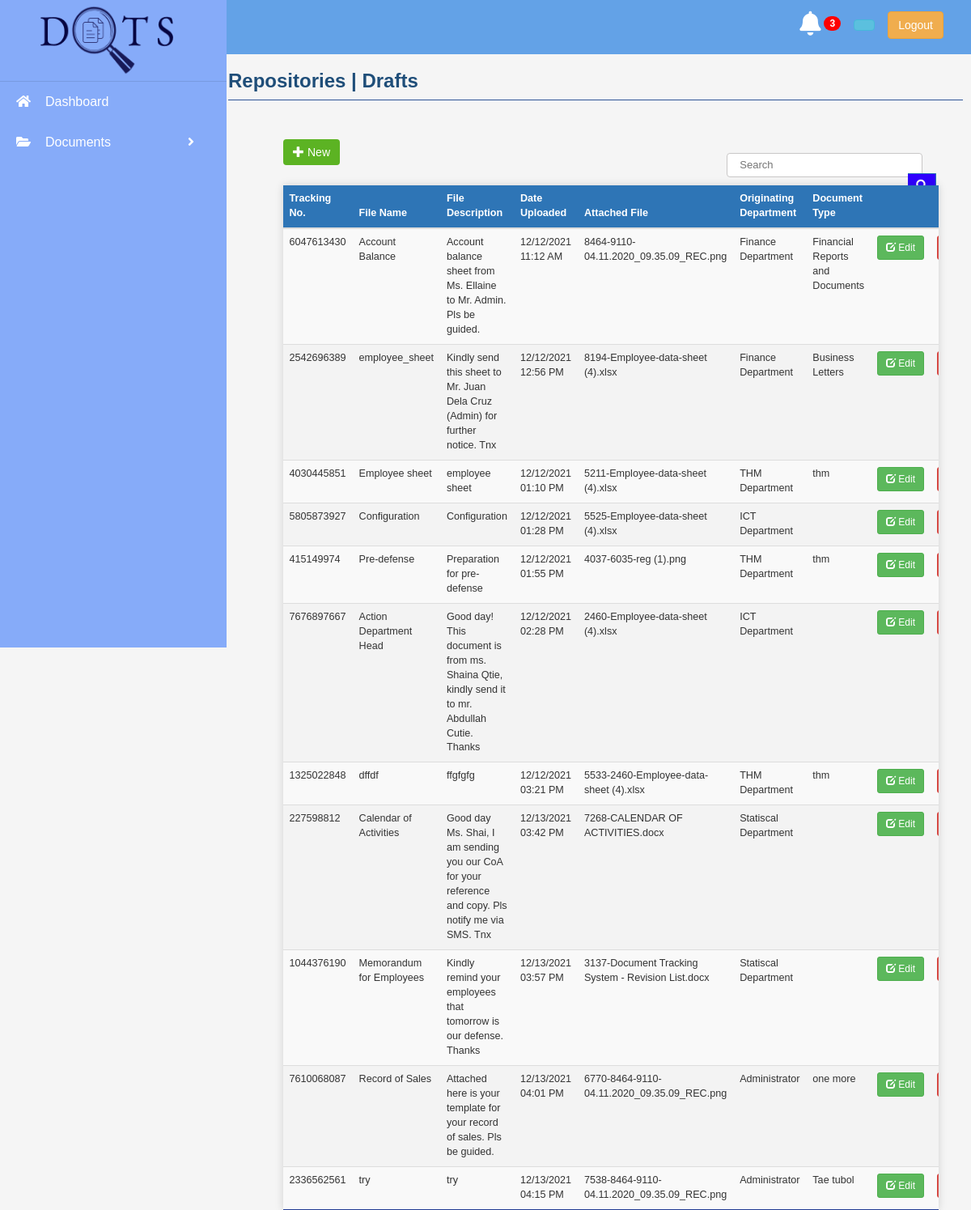
The page /view_files.php on the database as committed earlier.
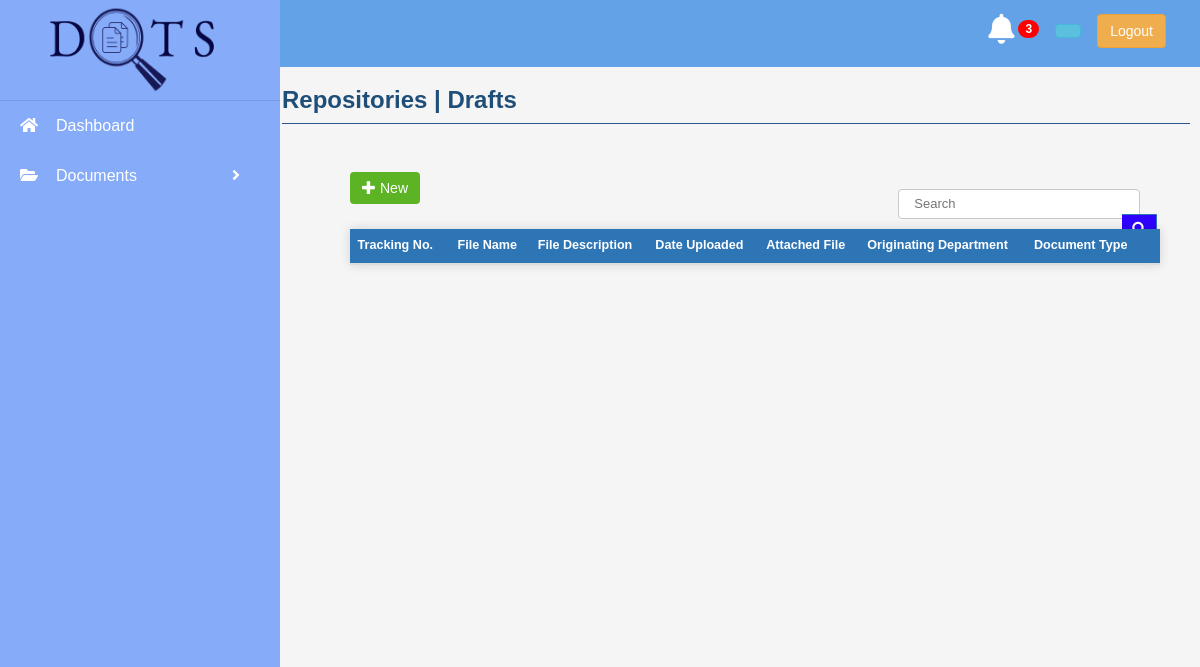
The same page on the database as committed later.
### tables this page shows
CREATE TABLE `file_upload` (
  `id` int(50) NOT NULL,
  `user` varchar(255) NOT NULL,
  `phone_number` varchar(255) NOT NULL,
  `tracking_no` text NOT NULL,
  `file_name` varchar(255) NOT NULL,
  `file_description` varchar(255) NOT NULL,
  `select_date` varchar(250) NOT NULL,
  `department` varchar(255) NOT NULL,
  `attach_file` varchar(255) NOT NULL,
  `type_document` varchar(255) NOT NULL,
  `routedTo` varchar(255) NOT NULL,
  `pleaseNote` varchar(255) NOT NULL,
  `forYour` varchar(255) NOT NULL,
  `status` varchar(255) NOT NULL
);

### view_files.php (the view, shortened to what this page needs)
<?php
 $firstname = $_SESSION['firstname'];
?>
<!DOCTYPE html>
<html lang="en" dir="ltr">
<head>
  <link rel="stylesheet" type="text/css" href="bootstrap/css/bootstrap.min.css">
  <link rel="stylesheet" type="text/css" href="datatable/dataTable.bootstrap.min.css">
  <link rel="stylesheet" href="https://cdnjs.cloudflare.com/ajax/libs/font-awesome/5.15.1/css/all.min.css">
  <link rel="stylesheet" href="https://maxcdn.bootstrapcdn.com/bootstrap/3.3.7/css/bootstrap.min.css">
  <link rel="stylesheet" href="https://cdn.datatables.net/1.10.25/css/dataTables.bootstrap4.min.css">
  <link rel="stylesheet" type="text/css" href="bootstrap/css/bootstrap.min.css">
  <link rel="stylesheet" type="text/css" href="datatable/dataTable.bootstrap.min.css">
</head>
<body>
      <div class="wrapper">
        <div class="topnav">
          <div class="container-fluid">
            <div class="navbar-header">
            <ul class="nav navbar-nav navbar-right">
              <a href="#" class="dropdown-toggle" data-toggle="dropdown">
                <span class="fas fa-bell fa-w" style="font-size:30px; color: #fff;"></span>
                <span class="badge badge-warning"style="margin-bottom: 15px; background: red;">3</span></a>
            <div class="dropdown navbar-right">
            <a class="btn btn-info dropdown-toggle" href="#" role="button" id="dropdownMenuLink" data-toggle="dropdown" aria-haspopup="true" aria-expanded="false"> <?php echo $firstname; ?>
              <a class="btn btn-warning" style="margin-right: 50px;" href="logout.php" role="button">Logout</a>
            </a>
          </ul>
            </div>
          </div>
          </div>
        </div>
      <div class="main-content">
        <div class="info">
          <h3><b>Repositories | Drafts</b></h3>
        </div>
      </div>
      <div class="wrapper">
      <div class="side-bar">
        <div class="imgcontainer">
                <img src="logo2.png" width="180px" height="100px;" class="img-fluid" alt="">
              </div>
              <div class="menu">
                <div class="item"><a href="navbar.php"><i class="fas fa-home"></i>Dashboard</a></div>
              <div class="item">
                  <a class="sub-btn"><i class="fas fa-folder-open"></i>Documents<i class="fas fa-angle-right dropdown"></i>
              </div>
              </div>
      </div>
    </div>
    <div class="container">
  <div class="row">
    <div class="col-lg-20 col-lg-offset-2">
      <div class="row">
        <a href="#addnew" data-toggle="modal" class="addMdl btn btn-primary"><span class="glyphicon glyphicon-plus"></span> New</a>
      </div>
      <div class="height40">
      <form>
        <input type="text" name="search" placeholder="Search">
        <button type="submit" name="btnSearch" ><i class="fa fa-search"></i></button>
      </form>
      </div>
    <div class="content-table">
      <div class="table-wrapper">
        <table class="table table-striped table-hover">
          <thead>
                        <th>Tracking No.</th>
                        <th>File Name</th>
                        <th>File Description</th>
                        <th>Date Uploaded</th>
                        <th>Attached File</th>
                        <th>Originating Department</th>
                        <th>Document Type</th>
                        <th colspan="2"></th>
          </thead>
          <tbody>
            <?php
              include_once('connection_db/connection.php');
              $sql = "SELECT * FROM file_upload";
              $query = $conn->query($sql);
              while($row = $query->fetch_assoc()){
                echo
                "<tr>
                  <td>".$row['tracking_no']."</td>
                  <td>".$row['file_name']."</td>
                  <td>".$row['file_description']."</td>
                  <td>".$row['select_date']."</td>
                  <td>".$row['attach_file']."</td>
                  <td>".$row['department']."</td>
                  <td>".$row['type_document']."</td>
                  <td>
                    <a href='#edit_".$row['id']."' class='btn btn-success btn-sm' data-toggle='modal'><span class='glyphicon glyphicon-edit'></span> Edit</a>
                  </td>
                  <td>
                    <a href='#delete_".$row['id']."' class='btn btn-danger btn-sm' data-toggle='modal'><span class='btnDelete glyphicon glyphicon-trash'></span> Delete</a>
                  </td>
                </tr>";
              }
            ?>
          </tbody>
        </table>
      </div>
    </div>
</body>
</html>
</body>

### view_files.php (style rules this page uses)
.topnav { background-color: #63A2E7; overflow: hidden; }
.container-fluid { padding: 14px; }
.container-fluid a { margin-left: 1px; margin-right: 15px; }
.navbar-header { float: right; }
.main-content .info { margin: 10px; margin-left: 23.5%; color: #1F4E79;; margin-top: 20px; margin-bottom: 15px; font-size: 12px; border-bottom: 1px solid #2F5597; }
.imgcontainer { margin-left: -17px; text-align: center; line-height: 20px; border-bottom: 1px solid rgb(0, 0, 0, 0.1); }
.container button[type=submit] { float: right; width: 5%; height: 30px; margin-top: -15px; margin-bottom: 10px; margin-right: 8px; padding: 2px; background: #2F00FF; color: white; border: 1px solid #2E75B6; border-left: none; border-radius: 0 1.2px; cursor: pointer; display: block; }
.container input[type="text"] { width: 35%; height: 30px; float: left; padding-left: 15px; border: 1.2px solid #C9C7C7; margin-top: -15px; margin-bottom: 10px; margin-left: 425px; font-size: 13px; border-radius: 4px; background-color: #transparent; display: block; }
.addMdl { margin-top: -1%; margin-left: -15%; background-color: #5CB323; border: none; }
.content-table { right: 4.5%; }
.height40 { bottom: -10px; }
button { padding: 0; border: none; font: inherit; color: inherit; background-color: transparent; cursor: pointer; }
* { margin: 0; padding: 0; box-sizing: border-box; font-family: 'Poppins', sans-serif; }
body { display: block; height: 100vh; justify-content: center; align-items: center; background: #86ABF9; }
.container { max-height: 500px; height: 70%; max-width: 75%; background: transparent; padding: 40px 50px; border-radius: 5px; margin-left: 300px; }
table.table tr th:first-child { width: 100px; }
.content-table { width: 90%; position: absolute; border-collapse: collapse; margin: 25px 0; font-size: 0.9em; min-width: 400px; border-radius: 0px 0px 0 0; overflow: hidden; box-shadow: 0 0 10px rgba(0, 0, 0, 0.15); }
.content-table thead, th { background-color: #2E75B6; color: #ffffff; text-align: left; font-weight: bold; }
.content-table th, .content-table td { padding: 12px 15px; }
.table { margin: auto; width: 100% !important; }
.container { max-height: 500px; height: 75%; max-width: 75%; background: transparent; padding: 40px 50px; border-radius: 5px; margin-left: 300px; position: relative; }
* { margin: 0; padding: 0; box-sizing: border-box; font-family: "Poppins", sans-serif; }
body { min-height: 100vh; background: #F5F5F5; background-size: cover; background-position: center; }
.wrapper .side-bar { position: fixed; left: 0; top: 0; width: 280px; height: 100vh; background: #86ABF9; position: fixed; }
.wrapper .side-bar .menu { width: 100%; margin-top: 0px; }
.wrapper .side-bar .menu .item { position: relative; cursor: pointer; }
.wrapper .side-bar .menu .item a { color: white ; font-size: 16px; text-decoration: none; display: block; padding: 5px 20px; line-height: 40px; }
.wrapper .side-bar .menu .item i { margin-right: 18px; }
.wrapper .side-bar .menu .item a .dropdown { position: absolute; right: 20px; margin: 20px; margin-top: 11px; transition: 0.2s ease; }
.wrapper .side-bar .menu .item .sub-menu a { padding-left: 55px; }
.content-table tbody tr:last-of-type { border-bottom: 1px solid #223C94; }
.content-table tbody tr:nth-of-type(even) { background-color: #f3f3f3; }

Rows that differ between the two databases and show on the page:
removed file_upload: tracking_no "6047613430", file_name "Account Balance", file_description "Account balance sheet from Ms. Ellaine to Mr. Admin. Pls be guided.", select_date "12/12/2021 11:12 AM", attach_file "8464-9110-04.11.2020_09.35.09_REC.png", department "Finance Department", type_document "Financial Reports and Documents"
removed file_upload: tracking_no "2542696389", file_name "employee_sheet", file_description "Kindly send this sheet to Mr. Juan Dela Cruz (Admin) for further notice. Tnx", select_date "12/12/2021 12:56 PM", attach_file "8194-Employee-data-sheet (4).xlsx", department "Finance Department", type_document "Business Letters"
removed file_upload: tracking_no "4030445851", file_name "Employee sheet", file_description "employee sheet", select_date "12/12/2021 01:10 PM", attach_file "5211-Employee-data-sheet (4).xlsx", department "THM Department", type_document "thm"
removed file_upload: tracking_no "5805873927", file_name "Configuration", file_description "Configuration", select_date "12/12/2021 01:28 PM", attach_file "5525-Employee-data-sheet (4).xlsx", department "ICT Department"
removed file_upload: tracking_no "415149974", file_name "Pre-defense", file_description "Preparation for pre-defense", select_date "12/12/2021 01:55 PM", attach_file "4037-6035-reg (1).png", department "THM Department", type_document "thm"
removed file_upload: tracking_no "7676897667", file_name "Action Department Head", file_description "Good day! This document is from ms. Shaina Qtie, kindly send it to mr. Abdullah Cutie. Thanks", select_date "12/12/2021 02:28 PM", attach_file "2460-Employee-data-sheet (4).xlsx", department "ICT Department"
removed file_upload: tracking_no "1325022848", file_name "dffdf", file_description "ffgfgfg", select_date "12/12/2021 03:21 PM", attach_file "5533-2460-Employee-data-sheet (4).xlsx", department "THM Department", type_document "thm"
removed file_upload: tracking_no "227598812", file_name "Calendar of Activities", file_description "Good day Ms. Shai, I am sending you our CoA for your reference and copy. Pls notify me via SMS. Tnx", select_date "12/13/2021 03:42 PM", attach_file "7268-CALENDAR OF ACTIVITIES.docx", department "Statiscal Department"
removed file_upload: tracking_no "1044376190", file_name "Memorandum for Employees", file_description "Kindly remind your employees that tomorrow is our defense. Thanks", select_date "12/13/2021 03:57 PM", attach_file "3137-Document Tracking System - Revision List.docx", department "Statiscal Department"
removed file_upload: tracking_no "7610068087", file_name "Record of Sales", file_description "Attached here is your template for your record of sales. Pls be guided.", select_date "12/13/2021 04:01 PM", attach_file "6770-8464-9110-04.11.2020_09.35.09_REC.png", department "Administrator", type_document "one more"
removed file_upload: tracking_no "2336562561", file_name "try", file_description "try", select_date "12/13/2021 04:15 PM", attach_file "7538-8464-9110-04.11.2020_09.35.09_REC.png", department "Administrator", type_document "Tae tubol"
